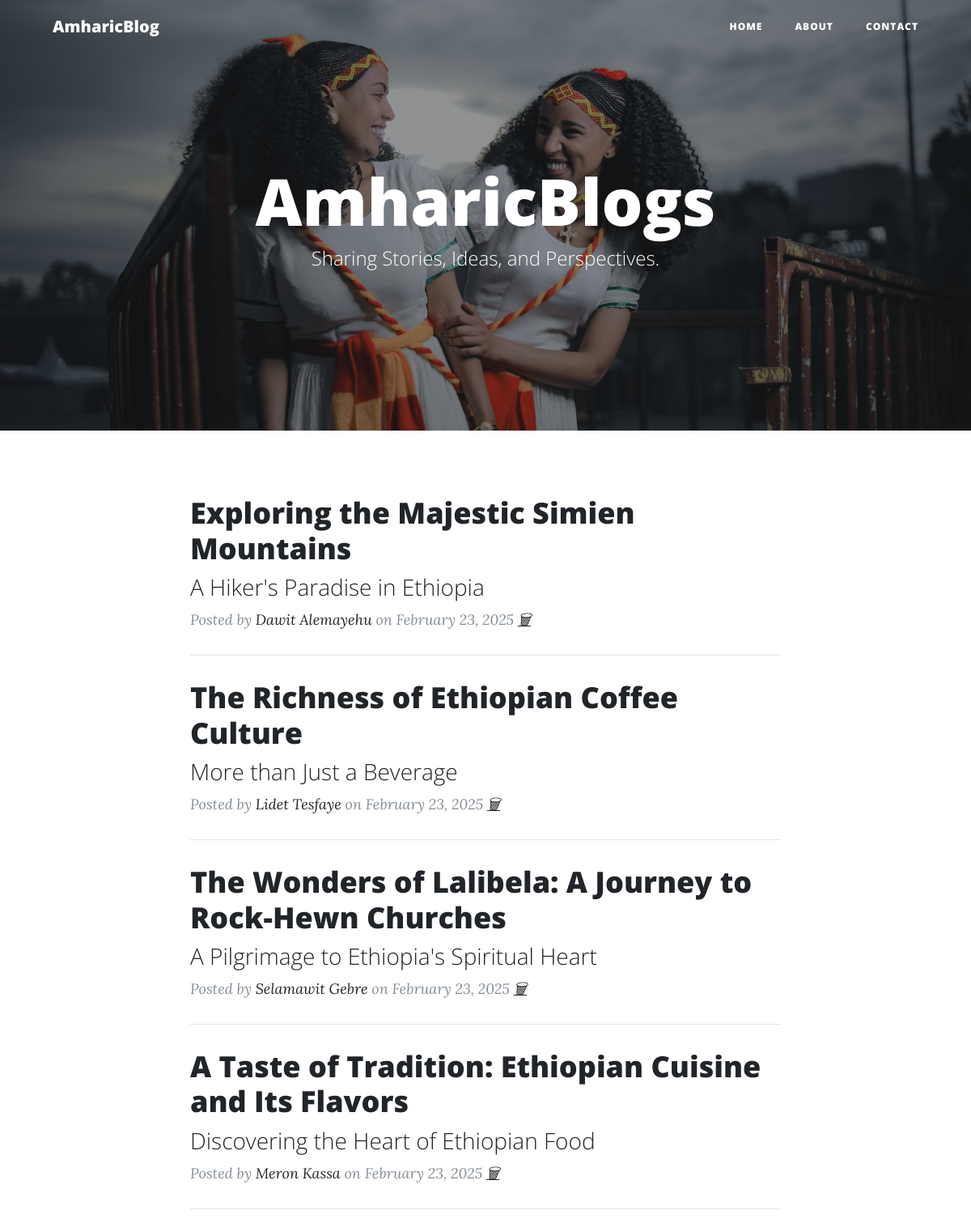
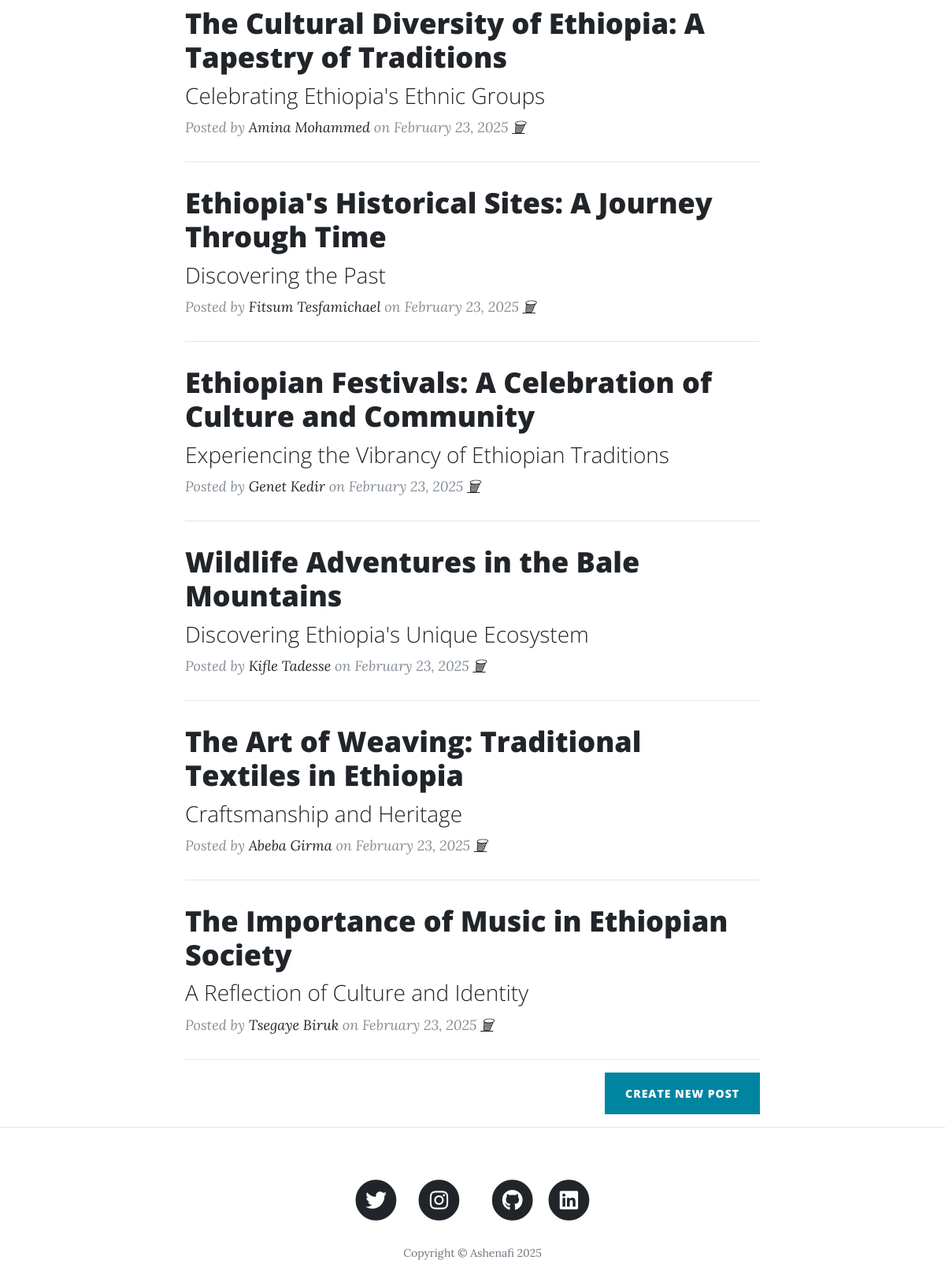
The page / on the database its author committed (2 pictures, top to bottom).
### main.py (models this page shows)
class BlogPost(db.Model):
    id = db.Column(db.Integer, primary_key=True)
    title = db.Column(db.String(250), unique=True, nullable=False)
    subtitle = db.Column(db.String(250), nullable=False)
    date = db.Column(db.String(250), nullable=False)
    body = db.Column(db.Text, nullable=False)
    author = db.Column(db.String(250), nullable=False)
    img_url = db.Column(db.String(250), nullable=False)

### main.py (the view)
@app.route('/')
def get_all_posts():
    with app.app_context():  # Added context
        posts = BlogPost.query.all()
    return render_template("index.html", all_posts=posts)

### templates/index.html
{% include "header.html" %}
  <header class="masthead" style="background-image: url('../static/img/home.jpg')">
    <div class="overlay"></div>
    <div class="container">
      <div class="row">
        <div class="col-lg-8 col-md-10 mx-auto">
          <div class="site-heading">
            <h1>AmharicBlogs</h1>
            <span class="subheading">Sharing Stories, Ideas, and Perspectives.</span>
          </div>
        </div>
      </div>
    </div>
  </header>
  <div class="container">
    <div class="row">
      <div class="col-lg-8 col-md-10 mx-auto">
        {% for post in all_posts %}
        <div class="post-preview">
          <a href="{{ url_for('show_post', index=post.id) }}">
            <h2 class="post-title">
              {{post.title}}
            </h2>
            <h3 class="post-subtitle">
              {{post.subtitle}}
            </h3>
          </a>
          <p class="post-meta">Posted by
            <a href="#">{{post.author}}</a>
            on {{post.date}} <span><a href="{{url_for('delete_post', post_id=post.id)}}">🗑</a></span></p>
        </div>
        <hr>
        {% endfor %}
        <div class="clearfix">
          <a class="btn btn-primary float-right" href="{{url_for('add_new_post')}}">Create New Post</a>
        </div>
      </div>
    </div>
  </div>
  <hr>
{% include "footer.html" %}

### templates/header.html (shortened to what this page needs)
<!DOCTYPE html>
<html lang="en">
<head>
  <link href="{{ url_for('static', filename='vendor/bootstrap/css/bootstrap.min.css') }}" rel="stylesheet">
  <link href="{{ url_for('static', filename='vendor/fontawesome-free/css/all.min.css')}}" rel="stylesheet" type="text/css">
  <link href="{{ url_for('static', filename='css/clean-blog.min.css')}}" rel="stylesheet">
</head>
<body>
  <nav class="navbar navbar-expand-lg navbar-light fixed-top" id="mainNav">
    <div class="container">
      <a class="navbar-brand" href="index.html">AmharicBlog</a>
      <div class="collapse navbar-collapse" id="navbarResponsive">
        <ul class="navbar-nav ml-auto">
          <li class="nav-item">
            <a class="nav-link" href="/">Home</a>
          </li>
          <li class="nav-item">
            <a class="nav-link" href="/about">About</a>
          </li>
          <li class="nav-item">
            <a class="nav-link" href="/contact">Contact</a>
          </li>
        </ul>
      </div>
    </div>
  </nav>

### templates/footer.html (shortened to what this page needs)
  <footer>
    <div class="container">
      <div class="row">
        <div class="col-lg-8 col-md-10 mx-auto">
          <ul class="list-inline text-center">
            <li class="list-inline-item">
              <a href="https://x.com/4shenafi" target="_blank" title="Twitter">
                <span class="fa-stack fa-lg">
                  <i class="fas fa-circle fa-stack-2x"></i>
                  <i class="fab fa-twitter fa-stack-1x fa-inverse"></i>
                </span>
              </a>
            </li>
            <li class="list-inline-item">
              <a href="https://www.instagram.com/4shenafi/">
                <span class="fa-stack fa-lg">
                  <i class="fas fa-circle fa-stack-2x"></i>
                  <i class="fab fa-instagram fa-stack-1x fa-inverse"></i>
                </span>
              </a>
            </li>  <li class="list-inline-item"></li>
              <a href="https://github.com/4shenafi">
                <span class="fa-stack fa-lg">
                  <i class="fas fa-circle fa-stack-2x"></i>
                  <i class="fab fa-github fa-stack-1x fa-inverse"></i>
                </span>
              </a>
            <li class="list-inline-item">
              <a href="https://www.linkedin.com/in/4shenafi/">
                <span class="fa-stack fa-lg">
                  <i class="fas fa-circle fa-stack-2x"></i>
                  <i class="fab fa-linkedin fa-stack-1x fa-inverse"></i>
                </span>
              </a>
            </li>  </ul>
          <p class="copyright text-muted">Copyright &copy; Ashenafi 2025</p>
        </div>
      </div>
    </div>
  </footer>
</body>
</html>

### rows shown on the page
BlogPost: title "Exploring the Majestic Simien Mountains", subtitle "A Hiker's Paradise in Ethiopia", author "Dawit Alemayehu", date "February 23, 2025"
BlogPost: title "The Richness of Ethiopian Coffee Culture", subtitle "More than Just a Beverage", author "Lidet Tesfaye", date "February 23, 2025"
BlogPost: title "The Wonders of Lalibela: A Journey to Rock-Hewn Churches", subtitle "A Pilgrimage to Ethiopia's Spiritual Heart", author "Selamawit Gebre", date "February 23, 2025"
BlogPost: title "A Taste of Tradition: Ethiopian Cuisine and Its Flavors", subtitle "Discovering the Heart of Ethiopian Food", author "Meron Kassa", date "February 23, 2025"
BlogPost: title "The Cultural Diversity of Ethiopia: A Tapestry of Traditions", subtitle "Celebrating Ethiopia's Ethnic Groups", author "Amina Mohammed", date "February 23, 2025"
BlogPost: title "Ethiopia's Historical Sites: A Journey Through Time", subtitle "Discovering the Past", author "Fitsum Tesfamichael", date "February 23, 2025"
BlogPost: title "Ethiopian Festivals: A Celebration of Culture and Community", subtitle "Experiencing the Vibrancy of Ethiopian Traditions", author "Genet Kedir", date "February 23, 2025"
BlogPost: title "Wildlife Adventures in the Bale Mountains", subtitle "Discovering Ethiopia's Unique Ecosystem", author "Kifle Tadesse", date "February 23, 2025"
BlogPost: title "The Art of Weaving: Traditional Textiles in Ethiopia", subtitle "Craftsmanship and Heritage", author "Abeba Girma", date "February 23, 2025"
BlogPost: title "The Importance of Music in Ethiopian Society", subtitle "A Reflection of Culture and Identity", author "Tsegaye Biruk", date "February 23, 2025"
